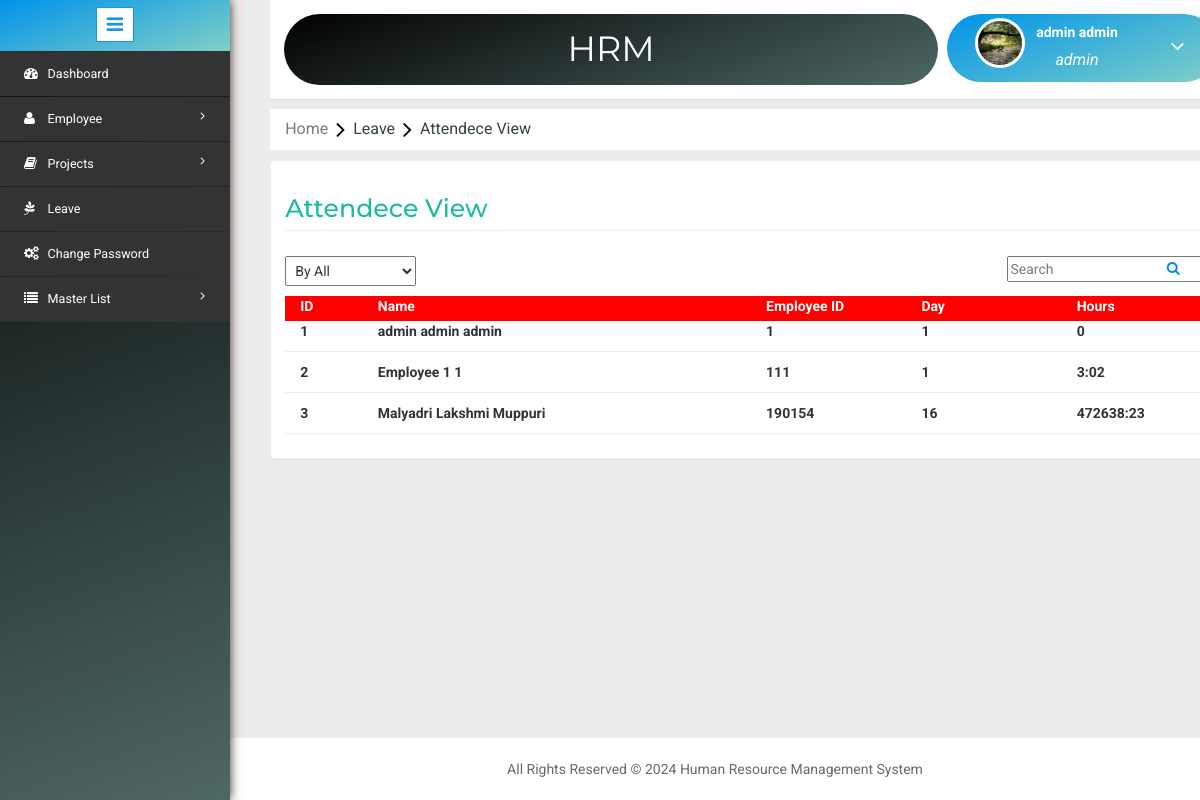
Page /atten.php (signed in) on the committed database.
### tables this page shows
CREATE TABLE `dailyworkload` (
  `DailyWorkLoadId` bigint(20) NOT NULL,
  `EmpId` varchar(50) NOT NULL,
  `LoginDate` datetime DEFAULT NULL,
  `LogoutDate` datetime DEFAULT NULL,
  `DailyWorkingminutes` int(11) DEFAULT NULL
);

### atten.php (the view, shortened to what this page needs)
<?php include('header.php');?>
<?php
  	$dbs = new database();
  	$db=$dbs->connection();
  	$SelectedSortById = "";
  	if (isset($_POST['yearss']))
  	{
  		$by = $_POST['by'];
  		if($by == 3)
  		{
	  		$by = $_POST['by'];
	  		$SelectedSortById = $by;
	  		$daty = $_POST['years'];
	  		$viewatten = mysqli_query($db,"SELECT *,COUNT(EmpId) as TotalDays,sum(DailyWorkingminutes) as TotalMinute,(SELECT Concat(FirstName,' ',MiddleName,' ',LastName) from employee where EmployeeId=d.EmpId) as FullName,SUBSTR(LoginDate,1,7) FROM dailyworkload d where SUBSTR(d.LoginDate,1,4)='$daty' group by EmpId");
  		}
  		else if($by == 2)
  		{
  			$by = $_POST['by'];
	  		$SelectedSortById = $by;
	  		$daty = $_POST['years'];
	  		$m = $_POST['months'];
	  		$da = $daty."-".$m;
	  		$viewatten=mysqli_query($db,"SELECT *,COUNT(EmpId) as TotalDays,sum(DailyWorkingminutes) as TotalMinute,(SELECT Concat(FirstName,' ',MiddleName,' ',LastName) from employee where EmployeeId=d.EmpId) as FullName,SUBSTR(LoginDate,1,4) FROM dailyworkload d where SUBSTR(d.LoginDate,1,7)='$da' group by EmpId");
  		}
  		else
  		{
  			$viewatten = mysqli_query($db,"SELECT *,COUNT(EmpId) as TotalDays,sum(DailyWorkingminutes) as TotalMinute,(SELECT Concat(FirstName,' ',MiddleName,' ',LastName) from employee where EmployeeId=d.EmpId) as FullName FROM `dailyworkload` d group by EmpId");
  		}
  	}
  	else
  	{
  		$viewatten = mysqli_query($db,"SELECT *,COUNT(EmpId) as TotalDays,sum(DailyWorkingminutes) as TotalMinute,(SELECT Concat(FirstName,' ',MiddleName,' ',LastName) from employee where EmployeeId=d.EmpId) as FullName FROM `dailyworkload` d group by EmpId");
  	}
?>
<ol class="breadcrumb" style="margin: 10px 0px ! important;">
    <li class="breadcrumb-item"><a href="Home.php">Home</a><i class="fa fa-angle-right"></i>Leave<i class="fa fa-angle-right"></i>Attendece View</li>
</ol>
<form method="post">
<div class="validation-form" style="margin-bottom: 30px;">
	<h2 style="color: #1abc9c;">Attendece View</h2>
	<div class="row" style="margin-bottom: 10px;">
		<div class="col-md-2">
			<select id="sortby" name="by" style="text-transform: capitalize;" onchange="sortbychange();" onclick="sortbychange();">
				<option value="1" <?php if($SelectedSortById==1){echo "selected";} ?>>By All</option>
			</select>
		</div>
		<div class="col-md-2">
		</div>
		<div class="col-md-2">
		</div>
		<div class="col-md-1">
		</div>
		<div class="col-md-1"></div>
		<div class="col-md-1"></div>
		<div class="col-md-2">
			<input placeholder="Search" value="<?php echo(isset($SearchName))?$SearchName:''; ?>" type="search-box" name="search" style="padding-right: 40px;">
		</div>
		<div class="col-md-1">
			<a href="atten.php?id=search"><i class="fa fa-search" style="padding-top: 5px;" aria-hidden="true"></i></a>
		</div>
	</div>
	<div class="row" style="color: white; margin-right: 0; margin-left:0;">
		<div class="col-md-1" style="background-color: red;">
			<label>ID</label>
		</div>
		<div class="col-md-5" style="background-color: red;">
			<label>Name</label>
		</div>
		<div class="col-md-2" style="background-color: red;">
			<label>Employee ID</label>
		</div>
		<div class="col-md-2" style="background-color: red;">
			<label>Day</label>
		</div>
		<div class="col-md-2" style="background-color: red;">
			<label>Hours</label>
		</div>
	</div>
	<?php $i=1; while($row = mysqli_fetch_assoc($viewatten)) {
		$day =$row['TotalDays'];
		$hours =$row['TotalMinute']/60;  $h = str_replace('.',':',round($hours,2));?>
	<div class="row" style="margin-right: 0; margin-left: 0;">
		<div class="col-md-1">
			<label><?php $i=$i; echo $i; $i++;?></label>
		</div>
		<div class="col-md-5">
			<label><?php echo(isset($row['FullName']))?$row['FullName']:"";?></label>
		</div>
		<div class="col-md-2">
			<label><?php echo(isset($row['EmpId']))?$row['EmpId']:"";?></label>
		</div>
		<div class="col-md-2">
			<label><?php echo(isset($day))?$day:"";?></label>
		</div>
		<div class="col-md-2">
			<label><?php echo(isset($h))?$h:"";?></label>
		</div>
	</div><hr style="margin-bottom: 10px;margin-top: 5px;border-top: 1px solid #eee;">
	<?php } ?>
</div>
</form>
<?php include('footer.php'); ?>

### rows in the picture
dailyworkload: FullName "admin admin admin", EmpId "1", day "1", h "0"
dailyworkload: FullName "Employee 1 1", EmpId "111", day "1", h "3:02"
dailyworkload: FullName "Malyadri Lakshmi Muppuri", EmpId "190154", day "16", h "472638:23"

### other values in the picture
$_SESSION['User']['FirstName'] "admin"
$_SESSION['User']['LastName'] "admin"
$_SESSION['role']['Name'] "admin"
